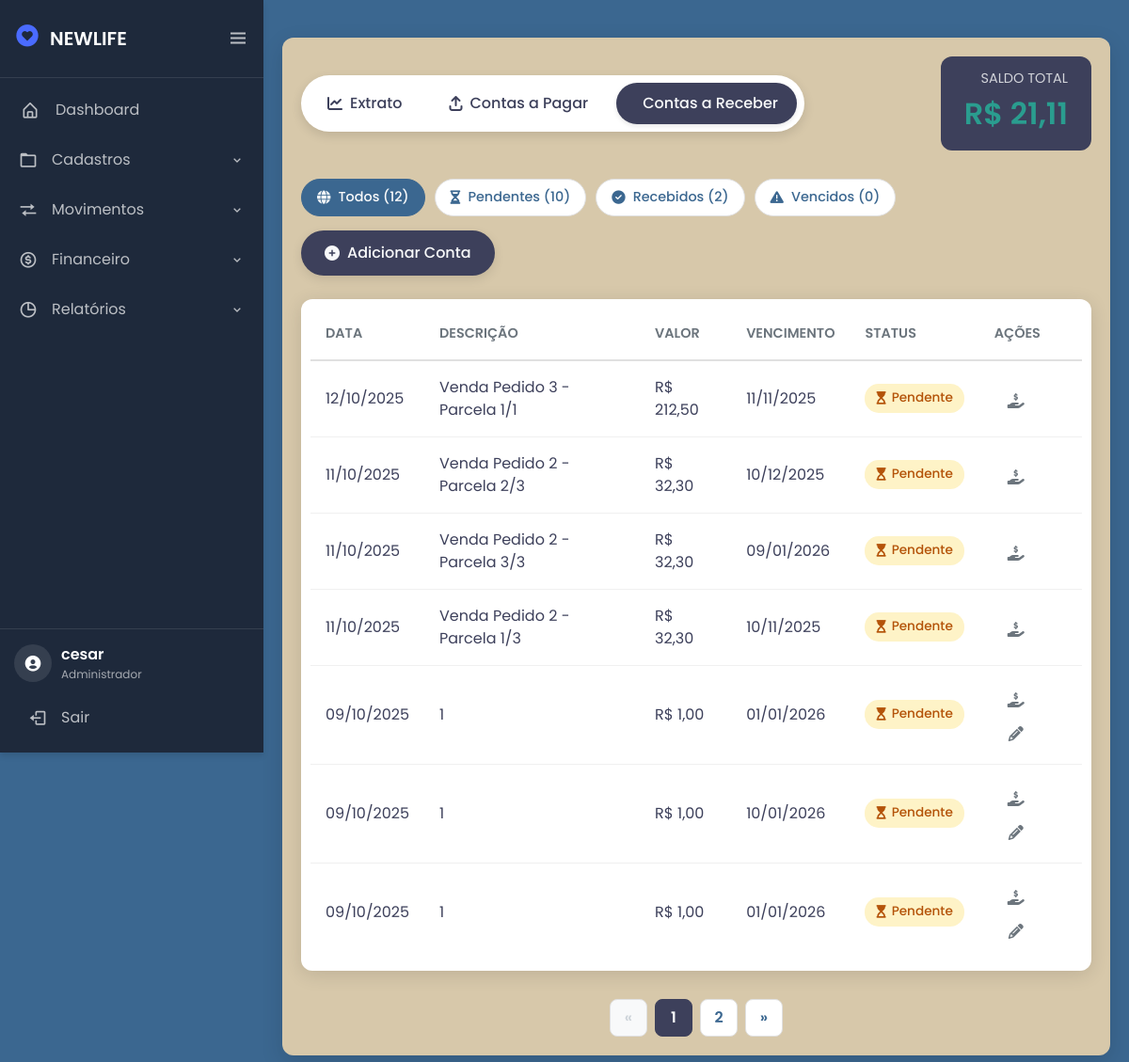
The app's page /financeiro/contasReceber (signed in) with its own data.
### financeiro/models.py (models this page shows, shortened)
class ContaReceber(models.Model):
    pedido = models.ForeignKey(Pedido, on_delete=models.CASCADE, null=True, blank=True)
    descricao = models.CharField(max_length=255)
    valor = models.DecimalField(max_digits=10, decimal_places=2)
    data_vencimento = models.DateField()
    data_recebimento = models.DateField(null=True, blank=True)
    metodo_pagamento = models.CharField(max_length=50, blank=True, null=True)
    recebido = models.BooleanField(default=False)
    criado_em = models.DateTimeField(auto_now_add=True)
    numero_parcela = models.IntegerField(default=1)
    editavel = models.BooleanField(default=False)
    conta_bancaria = models.ForeignKey('ContaBancaria', on_delete=models.SET_NULL, null=True, blank=True, related_name='contareceber')

### financeiro/views.py (the view, shortened to what this page needs)
# urls.py: path('contasReceber', views.contasReceber, name='contasReceber'),
@login_required(login_url="/login/")
def contasReceber(request):
    todas_contas = ContaReceber.objects.all()
    contas_receber = ContaReceber.objects.all().order_by('-criado_em')
    extratos_pagos = Extrato.objects.filter(status='pago')
    pagamentos = CondicaoPagamento.objects.all().order_by('-id')
    tipos_pagamento = dict(CondicaoPagamento.TIPO_PAGAMENTO_CHOICES)
    contas_bancarias = ContaBancaria.objects.all().order_by('nome')
    hoje = date.today()
    search_query = request.GET.get('search', '')
    data_inicio = request.GET.get('data_inicio')
    data_fim = request.GET.get('data_fim')
    vencimento_inicio = request.GET.get('vencimento_inicio')
    vencimento_fim = request.GET.get('vencimento_fim')
    status = request.GET.get('status')
    metodo = request.GET.get('metodo')
    valor_min = request.GET.get('valor_min')
    valor_max = request.GET.get('valor_max')
    total_contas = todas_contas.count()
    contas_pendentes = todas_contas.filter(recebido=False).count()
    contas_recebidas = todas_contas.filter(recebido=True).count()
    contas_vencidas = todas_contas.filter(data_vencimento__lt=hoje, recebido=False).count()
    if search_query:
        if search_query.isdigit():
            contas_receber = contas_receber.filter(Q(id=search_query) | Q(descricao__icontains=search_query))
        else:
            contas_receber = contas_receber.filter(descricao__icontains=search_query)
    if data_inicio and data_fim:
        contas_receber = contas_receber.filter(criado_em__date__gte=data_inicio, criado_em__date__lte=data_fim)
    elif data_inicio:
        contas_receber = contas_receber.filter(criado_em__date__gte=data_inicio)
    elif data_fim:
        contas_receber = contas_receber.filter(criado_em__date__lte=data_fim)
    if vencimento_inicio and vencimento_fim:
        contas_receber = contas_receber.filter(data_vencimento__gte=vencimento_inicio, data_vencimento__lte=vencimento_fim)
    elif vencimento_inicio:
        contas_receber = contas_receber.filter(data_vencimento__gte=vencimento_inicio)
    elif vencimento_fim:
        contas_receber = contas_receber.filter(data_vencimento__lte=vencimento_fim)
    if status == 'pago':
        contas_receber = contas_receber.filter(recebido=True)
    elif status == 'pendente':
        contas_receber = contas_receber.filter(recebido=False)
    elif status == 'vencido':
        contas_receber = contas_receber.filter(data_vencimento__lt=hoje, recebido=False)
    if metodo:
        contas_receber = contas_receber.filter(metodo_pagamento=metodo)
    if valor_min:
        contas_receber = contas_receber.filter(valor__gte=float(valor_min))
    if valor_max:
        contas_receber = contas_receber.filter(valor__lte=float(valor_max))
    saldo_total = sum(extrato.valor if extrato.tipo == 'entrada' else -extrato.valor for extrato in extratos_pagos)
    paginator = Paginator(contas_receber, 7)
    page_number = request.GET.get('page')
    contas_paginadas = paginator.get_page(page_number)
    context = {
        'contas': contas_paginadas,
        'saldo_total': saldo_total,
        'pagamentos': pagamentos,
        'tipos_pagamento': tipos_pagamento,
        'contas_bancarias': contas_bancarias,
        'total_contas': total_contas,
        'contas_pendentes': contas_pendentes,
        'contas_recebidas': contas_recebidas,
        'contas_vencidas': contas_vencidas,
    }
    return render(request, 'contareceber.html', context)

### financeiro/templates/contareceber.html (shortened to what this page needs)
{% extends 'tela.html' %}
{% load static %}
{% load pagamento_tags %}
{% block 'head' %}
<link rel="stylesheet" href="{% static 'css/financeiro.css' %}">
<link rel="stylesheet" href="https://cdnjs.cloudflare.com/ajax/libs/font-awesome/6.5.2/css/all.min.css">
{% endblock %}
{% block 'dashboard' %}
<div class="container">
    <header class="page-header">
        <nav class="menu">
            <a class="nav-button" href="{% url 'financeiro' %}"><i class="fas fa-chart-line"></i> Extrato</a>
            <a class="nav-button" href="{% url 'contasPagar' %}"><i class="fas fa-arrow-up-from-bracket"></i> Contas a Pagar</a>
            <a class="nav-button active" href="{% url 'contasReceber' %}"> Contas a Receber</a>
        </nav>
        <div class="saldo-card">
            <h3>SALDO TOTAL</h3>
            <p class="{% if saldo_total >= 0 %}saldo-positivo{% else %}saldo-negativo{% endif %}">
                R$ {{ saldo_total|floatformat:2 }}
            </p>
        </div>
    </header>
    <div class="actions-toolbar">
        <div class="status-buttons">
            <a href="?{% param_replace status='' %}" class="status-btn {% if not request.GET.status %}active{% endif %}">
                <i class="fas fa-globe"></i> Todos ({{ total_contas }})
            </a>
            <a href="?{% param_replace status='pendente' %}" class="status-btn {% if request.GET.status == 'pendente' %}active{% endif %}">
                <i class="fas fa-hourglass-half"></i> Pendentes ({{ contas_pendentes }})
            </a>
            <a href="?{% param_replace status='pago' %}" class="status-btn {% if request.GET.status == 'pago' %}active{% endif %}">
                <i class="fas fa-check-circle"></i> Recebidos ({{ contas_recebidas }})
            </a>
            <a href="?{% param_replace status='vencido' %}" class="status-btn {% if request.GET.status == 'vencido' %}active{% endif %}">
                <i class="fas fa-exclamation-triangle"></i> Vencidos ({{ contas_vencidas }})
            </a>
        </div>
        <button id="open_modal_button" class="add-button">
            <i class="fas fa-plus-circle"></i> Adicionar Conta
        </button>
    </div>
    <div class="table-wrapper">
        <table class="content-table">
            <thead>
                <tr>
                    <th>Data</th>
                    <th>Descrição</th>
                    <th>Valor</th>
                    <th>Vencimento</th>
                    <th>Status</th>
                    <th>Ações</th>
                </tr>
            </thead>
            <tbody>
                {% for conta in contas %}
                <tr>
                    <td data-label="Data">{{ conta.criado_em|date:"d/m/Y" }}</td>
                    <td data-label="Descrição">{{ conta.descricao }}</td>
                    <td data-label="Valor" class="valor-positivo">R$ {{ conta.valor|floatformat:2 }}</td>
                    <td data-label="Vencimento">{{ conta.data_vencimento|date:"d/m/Y" }}</td>
                    <td data-label="Status">
                        {% if conta.recebido %}
                            <span class="status status-pago"><i class="fas fa-check"></i> Recebido</span>
                        {% elif conta.vencido %}
                            <span class="status status-vencido"><i class="fas fa-exclamation-circle"></i> Vencido</span>
                        {% else %}
                            <span class="status status-pendente"><i class="fas fa-hourglass-start"></i> Pendente</span>
                        {% endif %}
                    </td>
                    <td data-label="Ações" class="actions-cell">
                        {% if not conta.recebido %}
                            <button class="action-btn receber-btn" title="Confirmar Recebimento" data-id="{{ conta.id }}">
                                <i class="fas fa-hand-holding-dollar"></i>
                            </button>
                            {% if conta.editavel %}
                            <button class="action-btn editar-btn" title="Editar Conta"
                                    data-id="{{ conta.id }}"
                                    data-metodo="{{ conta.metodo_pagamento }}"
                                    data-descricao="{{ conta.descricao }}"
                                    data-vencimento="{{ conta.data_vencimento|date:'Y-m-d' }}"
                                    data-valor="{{ conta.valor|floatformat:2 }}">
                                <i class="fas fa-pencil-alt"></i>
                            </button>
                            {% endif %}
                        {% else %}
                            <span class="pago-text">Finalizado</span>
                        {% endif %}
                    </td>
                </tr>
                {% empty %}
                <tr>
                    <td colspan="6" class="empty-cell">Nenhuma conta a receber encontrada.</td>
                </tr>
                {% endfor %}
            </tbody>
        </table>
    </div>
    {% if contas.has_other_pages %}
    <div class="pagination">
        {% if contas.has_previous %}
            <a href="?{% param_replace page=contas.previous_page_number %}" class="pagination-arrow" title="Anterior">&laquo;</a>
        {% else %}
            <span class="pagination-arrow disabled">&laquo;</span>
        {% endif %}
        {% for i in contas.paginator.page_range %}
            {% if contas.number == i %}
                <span class="pagination-link current">{{ i }}</span>
            {% elif i > contas.number|add:'-3' and i < contas.number|add:'3' %}
                <a href="?{% param_replace page=i %}" class="pagination-link">{{ i }}</a>
            {% elif i == contas.number|add:'-3' or i == contas.number|add:'3' %}
                 <span class="pagination-link">...</span>
            {% endif %}
        {% endfor %}
        {% if contas.has_next %}
            <a href="?{% param_replace page=contas.next_page_number %}" class="pagination-arrow" title="Próxima">&raquo;</a>
        {% else %}
            <span class="pagination-arrow disabled">&raquo;</span>
        {% endif %}
    </div>
    {% endif %}
</div>
{% endblock %}

### estoque/templates/tela.html (shortened to what this page needs)
{% load static %}
<!doctype html>
<html lang="pt-BR">
<head>
  <link rel="stylesheet" href="https://cdn.jsdelivr.net/npm/bootstrap@4.6.1/dist/css/bootstrap.min.css">
  <link rel="stylesheet" href="{% static 'css/styletela.css' %}">
  <link rel="stylesheet" href="{% static 'css/general.css' %}">
  <link href="https://cdn.jsdelivr.net/npm/boxicons@latest/css/boxicons.min.css" rel='stylesheet'>
  <link rel="stylesheet" href="https://cdnjs.cloudflare.com/ajax/libs/animate.css/4.1.1/animate.min.css"/>
  {% block 'head' %}{% endblock %}
</head>
<body>
  <div class="sidebar-tech">
    <div class="logo-container">
      <div class="logo-tech">
        <div class="logo-icon"><i class='bx bxs-heart-circle'></i></div>
        <div class="logo-text">NEWLIFE</div>
      </div>
      <i class="bx bx-menu toggle-btn" id="sidebarToggle"></i>
    </div>
    <nav class="nav-tech">
      <ul class="nav-list">
        <li class="nav-item">
          <a href="{% url 'inicial' %}" class="nav-link">
            <i class="bx bx-home-alt"></i>
            <span class="link-text">Dashboard</span>
          </a>
        </li>
        <li class="nav-group">
          <div class="group-header">
            <i class="bx bx-folder"></i>
            <span class="group-title">Cadastros</span>
            <i class="bx bx-chevron-down group-arrow"></i>
          </div>
        </li>
        <li class="nav-group">
          <div class="group-header">
            <i class="bx bx-transfer"></i>
            <span class="group-title">Movimentos</span>
            <i class="bx bx-chevron-down group-arrow"></i>
          </div>
        </li>
        <li class="nav-group">
          <div class="group-header">
            <i class='bx bx-dollar-circle'></i>
            <span class="group-title">Financeiro</span>
            <i class="bx bx-chevron-down group-arrow"></i>
          </div>
        </li>
        <li class="nav-group">
          <div class="group-header">
            <i class="bx bx-pie-chart-alt"></i>
            <span class="group-title">Relatórios</span>
            <i class="bx bx-chevron-down group-arrow"></i>
          </div>
        </li>
      </ul>
    </nav>
    <div class="user-panel">
      <div class="user-info">
        <div class="user-avatar">
          <i class='bx bxs-user-circle'></i>
        </div>
        <div class="user-details">
          <div class="user-name">
            {% if request.user.is_authenticated %}
              {{ request.user.get_full_name|default:request.user.username }}
            {% else %}
              Visitante
            {% endif %}
          </div>
          <div class="user-role">
            {% if request.user.is_superuser %}
              Administrador
            {% elif request.user.is_staff %}
              Funcionário
            {% else %}
              Usuário Comum
            {% endif %}
          </div>
        </div>
      </div>
      <a href="{% url 'logout' %}" class="logout-btn">
        <i class="bx bx-log-out"></i>
        <span>Sair</span>
      </a>
    </div>
  </div>
  <section class="main-content">
    {% block 'dashboard'%}
    {% endblock %}
  </section>
</body>
</html>

### records on screen
ContaReceber: criado_em "12/10/2025", descricao "Venda Pedido 3 - Parcela 1/1", valor "212,50", data_vencimento "11/11/2025", recebido False (drawn)
ContaReceber: criado_em "11/10/2025", descricao "Venda Pedido 2 - Parcela 2/3", valor "32,30", data_vencimento "10/12/2025", recebido False (drawn)
ContaReceber: criado_em "11/10/2025", descricao "Venda Pedido 2 - Parcela 3/3", valor "32,30", data_vencimento "09/01/2026", recebido False (drawn)
ContaReceber: criado_em "11/10/2025", descricao "Venda Pedido 2 - Parcela 1/3", valor "32,30", data_vencimento "10/11/2025", recebido False (drawn)
ContaReceber: criado_em "09/10/2025", descricao "1", valor "1,00", data_vencimento "01/01/2026", recebido False (drawn)
ContaReceber: criado_em "09/10/2025", descricao "1", valor "1,00", data_vencimento "10/01/2026", recebido False (drawn)
ContaReceber: criado_em "09/10/2025", descricao "1", valor "1,00", data_vencimento "01/01/2026", recebido False (drawn)

### other values on screen
{{ request.user.get_full_name|default:request.user.username }} "cesar"
{{ saldo_total|floatformat:2 }} "21,11"
{{ total_contas }} "12"
{{ contas_pendentes }} "10"
{{ contas_recebidas }} "2"
{{ contas_vencidas }} "0"
{{ i }} "1"
{{ i }} "2"
